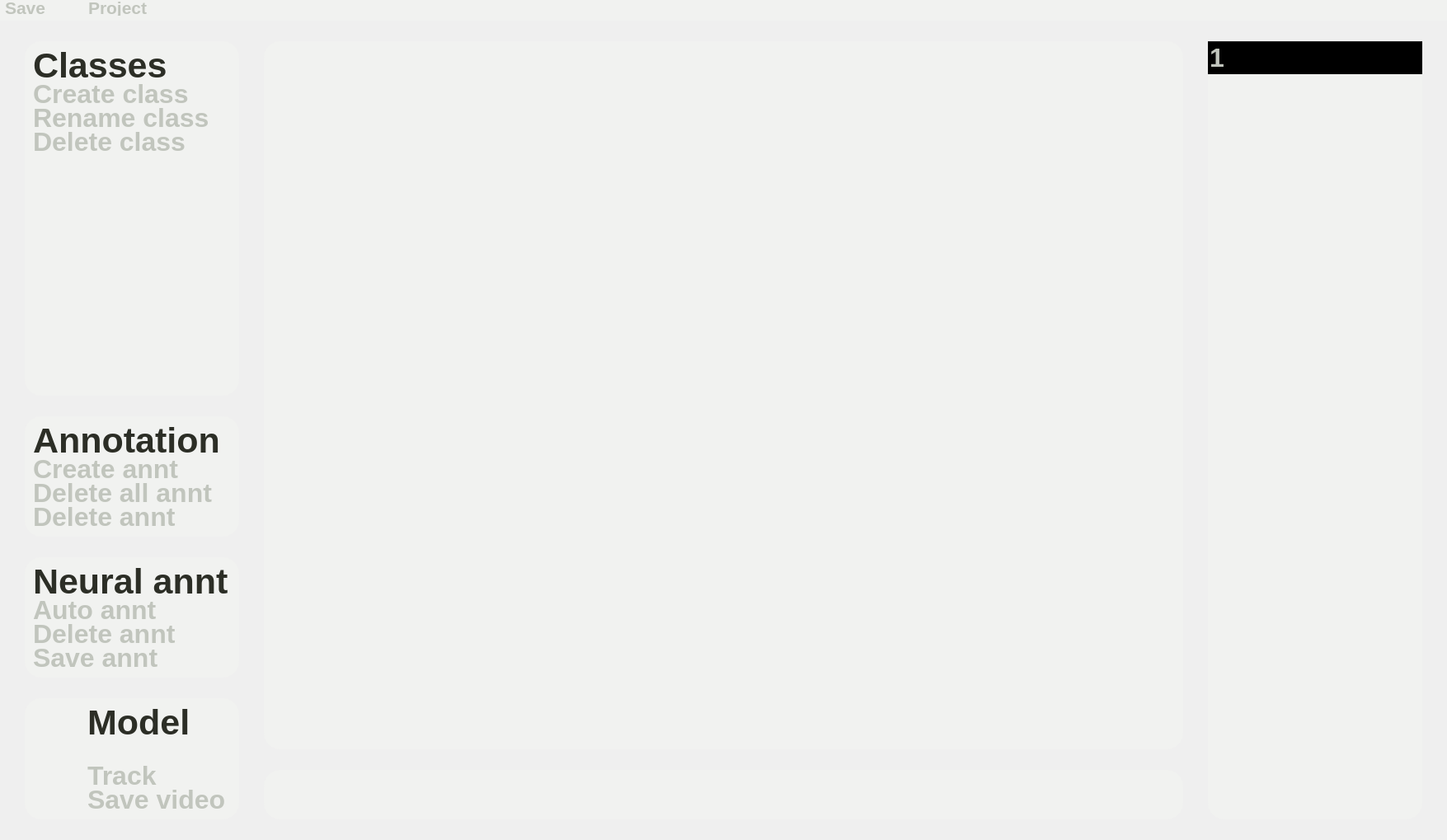
<?xml version="1.0" encoding="UTF-8"?>
<ui version="4.0">
 <class>MainWindow</class>
 <widget class="QMainWindow" name="MainWindow">
  <property name="geometry">
   <rect>
    <x>0</x>
    <y>0</y>
    <width>1755</width>
    <height>1019</height>
   </rect>
  </property>
  <property name="windowTitle">
   <string>MainWindow</string>
  </property>
  <property name="toolTipDuration">
   <number>-1</number>
  </property>
  <property name="styleSheet">
   <string notr="true">#MainWindow  {
    background-image: url('C:/Users/batma/OneDrive/Рабочий стол/AutoAnnt_GUI/images/BackGroundRef_2_2.png');
    background-repeat: no-repeat;
    background-position: center;
    background-size: cover;
}


</string>
  </property>
  <widget class="QWidget" name="centralwidget">
   <property name="toolTipDuration">
    <number>-1</number>
   </property>
   <property name="styleSheet">
    <string notr="true">QWidget {
background: none;
background-color: rgba(0, 0, 0, 0);
font-weight: bold;
font-size: 24pt;
color: rgb(193, 197, 189);
border-radius: 20px;
text-align: left;
}
QLabel {
background-color: rgba(0, 0, 0, 0);
color: rgb(44, 46, 38);
font-size: 32pt;
with: 175px;
max-height: 39px;
}
QPushButton:hover {
color: rgb(44, 46, 38);
}
QPushButton:pressed {
color: rgb(136, 137, 129);
}
QPushButton {
background-color: rgba(0, 0, 0, 0);
with: 175px;
height: 29px;
}</string>
   </property>
   <layout class="QGridLayout" name="gridLayout_8">
    <property name="leftMargin">
     <number>0</number>
    </property>
    <property name="topMargin">
     <number>0</number>
    </property>
    <property name="rightMargin">
     <number>0</number>
    </property>
    <property name="bottomMargin">
     <number>0</number>
    </property>
    <property name="spacing">
     <number>0</number>
    </property>
    <item row="1" column="0">
     <layout class="QGridLayout" name="gridLayout_5">
      <property name="leftMargin">
       <number>30</number>
      </property>
      <property name="topMargin">
       <number>25</number>
      </property>
      <property name="rightMargin">
       <number>30</number>
      </property>
      <property name="bottomMargin">
       <number>25</number>
      </property>
      <property name="horizontalSpacing">
       <number>30</number>
      </property>
      <property name="verticalSpacing">
       <number>25</number>
      </property>
      <item row="0" column="0" rowspan="2">
       <layout class="QVBoxLayout" name="verticalLayout_6">
        <property name="spacing">
         <number>25</number>
        </property>
        <item>
         <widget class="QWidget" name="ClassesBar" native="true">
          <property name="sizePolicy">
           <sizepolicy hsizetype="Fixed" vsizetype="Expanding">
            <horstretch>0</horstretch>
            <verstretch>0</verstretch>
           </sizepolicy>
          </property>
          <property name="minimumSize">
           <size>
            <width>260</width>
            <height>0</height>
           </size>
          </property>
          <property name="styleSheet">
           <string notr="true">#ClassesBar {
background-color: rgba(246, 247, 240, 73);
}</string>
          </property>
          <layout class="QGridLayout" name="gridLayout_4">
           <property name="leftMargin">
            <number>10</number>
           </property>
           <property name="topMargin">
            <number>10</number>
           </property>
           <property name="rightMargin">
            <number>10</number>
           </property>
           <property name="bottomMargin">
            <number>10</number>
           </property>
           <property name="spacing">
            <number>0</number>
           </property>
           <item row="0" column="0">
            <layout class="QVBoxLayout" name="verticalLayout_2">
             <property name="spacing">
              <number>0</number>
             </property>
             <item>
              <layout class="QVBoxLayout" name="verticalLayout">
               <property name="spacing">
                <number>0</number>
               </property>
               <property name="leftMargin">
                <number>0</number>
               </property>
               <property name="topMargin">
                <number>0</number>
               </property>
               <property name="rightMargin">
                <number>0</number>
               </property>
               <property name="bottomMargin">
                <number>0</number>
               </property>
               <item>
                <widget class="QLabel" name="class_label">
                 <property name="enabled">
                  <bool>true</bool>
                 </property>
                 <property name="sizePolicy">
                  <sizepolicy hsizetype="Fixed" vsizetype="Preferred">
                   <horstretch>0</horstretch>
                   <verstretch>0</verstretch>
                  </sizepolicy>
                 </property>
                 <property name="text">
                  <string>Classes</string>
                 </property>
                </widget>
               </item>
               <item>
                <widget class="QPushButton" name="create_pushButton">
                 <property name="text">
                  <string>Create class</string>
                 </property>
                </widget>
               </item>
               <item>
                <widget class="QPushButton" name="rename_pushButton">
                 <property name="text">
                  <string>Rename class</string>
                 </property>
                </widget>
               </item>
               <item>
                <widget class="QPushButton" name="delete_pushButton">
                 <property name="sizePolicy">
                  <sizepolicy hsizetype="Minimum" vsizetype="Fixed">
                   <horstretch>0</horstretch>
                   <verstretch>0</verstretch>
                  </sizepolicy>
                 </property>
                 <property name="text">
                  <string>Delete class</string>
                 </property>
                </widget>
               </item>
              </layout>
             </item>
             <item>
              <widget class="QListWidget" name="listWidget">
               <property name="sizePolicy">
                <sizepolicy hsizetype="Preferred" vsizetype="Expanding">
                 <horstretch>0</horstretch>
                 <verstretch>1</verstretch>
                </sizepolicy>
               </property>
               <property name="styleSheet">
                <string notr="true"/>
               </property>
              </widget>
             </item>
            </layout>
           </item>
          </layout>
         </widget>
        </item>
        <item>
         <widget class="QWidget" name="AnntBar" native="true">
          <property name="sizePolicy">
           <sizepolicy hsizetype="Fixed" vsizetype="Fixed">
            <horstretch>0</horstretch>
            <verstretch>0</verstretch>
           </sizepolicy>
          </property>
          <property name="minimumSize">
           <size>
            <width>260</width>
            <height>146</height>
           </size>
          </property>
          <property name="styleSheet">
           <string notr="true">#AnntBar {
background-color: rgba(246, 247, 240, 73);
min-height: 146px;
}</string>
          </property>
          <layout class="QGridLayout" name="gridLayout_3">
           <property name="leftMargin">
            <number>10</number>
           </property>
           <property name="topMargin">
            <number>10</number>
           </property>
           <property name="rightMargin">
            <number>10</number>
           </property>
           <property name="bottomMargin">
            <number>10</number>
           </property>
           <property name="spacing">
            <number>0</number>
           </property>
           <item row="0" column="0">
            <layout class="QVBoxLayout" name="verticalLayout_3">
             <property name="spacing">
              <number>0</number>
             </property>
             <item>
              <widget class="QLabel" name="annotation_label">
               <property name="sizePolicy">
                <sizepolicy hsizetype="Fixed" vsizetype="Preferred">
                 <horstretch>0</horstretch>
                 <verstretch>0</verstretch>
                </sizepolicy>
               </property>
               <property name="styleSheet">
                <string notr="true"/>
               </property>
               <property name="text">
                <string>Annotation</string>
               </property>
              </widget>
             </item>
             <item>
              <widget class="QPushButton" name="create_pushButton_2">
               <property name="styleSheet">
                <string notr="true"/>
               </property>
               <property name="text">
                <string>Create annt</string>
               </property>
              </widget>
             </item>
             <item>
              <widget class="QPushButton" name="delete_pushButton_2">
               <property name="text">
                <string>Delete all annt</string>
               </property>
              </widget>
             </item>
             <item>
              <widget class="QPushButton" name="delete_pushButton_3">
               <property name="text">
                <string>Delete annt</string>
               </property>
              </widget>
             </item>
            </layout>
           </item>
          </layout>
         </widget>
        </item>
        <item>
         <widget class="QWidget" name="NeuralBar" native="true">
          <property name="sizePolicy">
           <sizepolicy hsizetype="Fixed" vsizetype="Fixed">
            <horstretch>0</horstretch>
            <verstretch>0</verstretch>
           </sizepolicy>
          </property>
          <property name="minimumSize">
           <size>
            <width>260</width>
            <height>146</height>
           </size>
          </property>
          <property name="styleSheet">
           <string notr="true">#NeuralBar {
background-color: rgba(246, 247, 240, 73);
min-height: 146px;
}</string>
          </property>
          <layout class="QGridLayout" name="gridLayout_2">
           <property name="leftMargin">
            <number>10</number>
           </property>
           <property name="topMargin">
            <number>10</number>
           </property>
           <property name="rightMargin">
            <number>10</number>
           </property>
           <property name="bottomMargin">
            <number>10</number>
           </property>
           <property name="spacing">
            <number>0</number>
           </property>
           <item row="0" column="0">
            <layout class="QVBoxLayout" name="verticalLayout_4">
             <property name="spacing">
              <number>0</number>
             </property>
             <item>
              <widget class="QLabel" name="neural_label">
               <property name="sizePolicy">
                <sizepolicy hsizetype="Fixed" vsizetype="Preferred">
                 <horstretch>0</horstretch>
                 <verstretch>0</verstretch>
                </sizepolicy>
               </property>
               <property name="text">
                <string>Neural annt</string>
               </property>
              </widget>
             </item>
             <item>
              <widget class="QPushButton" name="auto_pushButton">
               <property name="text">
                <string>Auto annt</string>
               </property>
              </widget>
             </item>
             <item>
              <widget class="QPushButton" name="delete_pushButton_4">
               <property name="text">
                <string>Delete annt</string>
               </property>
              </widget>
             </item>
             <item>
              <widget class="QPushButton" name="save_pushButton">
               <property name="text">
                <string>Save annt</string>
               </property>
              </widget>
             </item>
            </layout>
           </item>
          </layout>
         </widget>
        </item>
        <item>
         <widget class="QWidget" name="ModelBar" native="true">
          <property name="sizePolicy">
           <sizepolicy hsizetype="Fixed" vsizetype="Fixed">
            <horstretch>0</horstretch>
            <verstretch>0</verstretch>
           </sizepolicy>
          </property>
          <property name="minimumSize">
           <size>
            <width>260</width>
            <height>146</height>
           </size>
          </property>
          <property name="styleSheet">
           <string notr="true">#ModelBar {
background-color: rgba(246, 247, 240, 73);
min-height: 146px;
}</string>
          </property>
          <layout class="QGridLayout" name="gridLayout">
           <property name="leftMargin">
            <number>10</number>
           </property>
           <property name="topMargin">
            <number>10</number>
           </property>
           <property name="rightMargin">
            <number>10</number>
           </property>
           <property name="bottomMargin">
            <number>10</number>
           </property>
           <item row="0" column="0">
            <layout class="QGridLayout" name="gridLayout_6">
             <item row="2" column="0">
              <spacer name="verticalSpacer_7">
               <property name="orientation">
                <enum>Qt::Orientation::Vertical</enum>
               </property>
               <property name="sizeHint" stdset="0">
                <size>
                 <width>20</width>
                 <height>40</height>
                </size>
               </property>
              </spacer>
             </item>
             <item row="1" column="0">
              <widget class="QLabel" name="model_icon_label">
               <property name="minimumSize">
                <size>
                 <width>60</width>
                 <height>60</height>
                </size>
               </property>
               <property name="maximumSize">
                <size>
                 <width>40</width>
                 <height>39</height>
                </size>
               </property>
               <property name="text">
                <string/>
               </property>
               <property name="pixmap">
                <pixmap resource="icons/resources.qrc">:/hover/hover/account_tree.svg</pixmap>
               </property>
               <property name="scaledContents">
                <bool>true</bool>
               </property>
              </widget>
             </item>
             <item row="0" column="1" rowspan="3">
              <layout class="QVBoxLayout" name="verticalLayout_5">
               <property name="spacing">
                <number>0</number>
               </property>
               <item>
                <widget class="QLabel" name="model_label">
                 <property name="sizePolicy">
                  <sizepolicy hsizetype="Fixed" vsizetype="Preferred">
                   <horstretch>0</horstretch>
                   <verstretch>0</verstretch>
                  </sizepolicy>
                 </property>
                 <property name="text">
                  <string>Model</string>
                 </property>
                </widget>
               </item>
               <item>
                <widget class="QLineEdit" name="lineEdit">
                 <property name="sizePolicy">
                  <sizepolicy hsizetype="Ignored" vsizetype="Fixed">
                   <horstretch>0</horstretch>
                   <verstretch>0</verstretch>
                  </sizepolicy>
                 </property>
                 <property name="minimumSize">
                  <size>
                   <width>0</width>
                   <height>30</height>
                  </size>
                 </property>
                 <property name="maximumSize">
                  <size>
                   <width>16777215</width>
                   <height>30</height>
                  </size>
                 </property>
                </widget>
               </item>
               <item>
                <widget class="QPushButton" name="track_pushButton">
                 <property name="text">
                  <string>Track</string>
                 </property>
                </widget>
               </item>
               <item>
                <widget class="QPushButton" name="save_pushButton_2">
                 <property name="text">
                  <string>Save video</string>
                 </property>
                </widget>
               </item>
              </layout>
             </item>
            </layout>
           </item>
          </layout>
         </widget>
        </item>
       </layout>
      </item>
      <item row="0" column="2" rowspan="2">
       <widget class="QTreeWidget" name="DirectoryBar">
        <property name="sizePolicy">
         <sizepolicy hsizetype="Expanding" vsizetype="Expanding">
          <horstretch>0</horstretch>
          <verstretch>0</verstretch>
         </sizepolicy>
        </property>
        <property name="minimumSize">
         <size>
          <width>260</width>
          <height>0</height>
         </size>
        </property>
        <property name="styleSheet">
         <string notr="true">#DirectoryBar {
background-color: rgba(246, 247, 240, 73);
}</string>
        </property>
        <column>
         <property name="text">
          <string notr="true">1</string>
         </property>
        </column>
       </widget>
      </item>
      <item row="1" column="1">
       <widget class="QWidget" name="VideoSroll" native="true">
        <property name="sizePolicy">
         <sizepolicy hsizetype="Expanding" vsizetype="Fixed">
          <horstretch>0</horstretch>
          <verstretch>0</verstretch>
         </sizepolicy>
        </property>
        <property name="minimumSize">
         <size>
          <width>0</width>
          <height>60</height>
         </size>
        </property>
        <property name="styleSheet">
         <string notr="true">
background-color: rgba(246, 247, 240, 73);
</string>
        </property>
       </widget>
      </item>
      <item row="0" column="1">
       <widget class="QStackedWidget" name="stackedWidget">
        <property name="sizePolicy">
         <sizepolicy hsizetype="Expanding" vsizetype="Expanding">
          <horstretch>1</horstretch>
          <verstretch>0</verstretch>
         </sizepolicy>
        </property>
        <property name="styleSheet">
         <string notr="true"/>
        </property>
        <property name="currentIndex">
         <number>1</number>
        </property>
        <widget class="QWidget" name="enter_page">
         <layout class="QGridLayout" name="gridLayout_9">
          <item row="0" column="1">
           <spacer name="verticalSpacer">
            <property name="orientation">
             <enum>Qt::Orientation::Vertical</enum>
            </property>
            <property name="sizeHint" stdset="0">
             <size>
              <width>20</width>
              <height>360</height>
             </size>
            </property>
           </spacer>
          </item>
          <item row="1" column="0">
           <spacer name="horizontalSpacer">
            <property name="orientation">
             <enum>Qt::Orientation::Horizontal</enum>
            </property>
            <property name="sizeHint" stdset="0">
             <size>
              <width>403</width>
              <height>20</height>
             </size>
            </property>
           </spacer>
          </item>
          <item row="1" column="1">
           <layout class="QVBoxLayout" name="verticalLayout_7">
            <property name="spacing">
             <number>0</number>
            </property>
            <item>
             <widget class="QLabel" name="label">
              <property name="enabled">
               <bool>true</bool>
              </property>
              <property name="maximumSize">
               <size>
                <width>16777215</width>
                <height>39</height>
               </size>
              </property>
              <property name="text">
               <string>autoannt</string>
              </property>
             </widget>
            </item>
            <item>
             <widget class="QPushButton" name="choose_pushButton">
              <property name="text">
               <string>choose directory</string>
              </property>
             </widget>
            </item>
            <item>
             <widget class="QPushButton" name="new_pushButton">
              <property name="text">
               <string>new project</string>
              </property>
              <property name="checkable">
               <bool>true</bool>
              </property>
             </widget>
            </item>
           </layout>
          </item>
          <item row="1" column="2">
           <spacer name="horizontalSpacer_2">
            <property name="orientation">
             <enum>Qt::Orientation::Horizontal</enum>
            </property>
            <property name="sizeHint" stdset="0">
             <size>
              <width>403</width>
              <height>20</height>
             </size>
            </property>
           </spacer>
          </item>
          <item row="2" column="1">
           <spacer name="verticalSpacer_2">
            <property name="orientation">
             <enum>Qt::Orientation::Vertical</enum>
            </property>
            <property name="sizeHint" stdset="0">
             <size>
              <width>20</width>
              <height>359</height>
             </size>
            </property>
           </spacer>
          </item>
         </layout>
        </widget>
        <widget class="QWidget" name="video_page">
         <property name="styleSheet">
          <string notr="true">#video_page {
background-color: rgba(246, 247, 240, 73);
}</string>
         </property>
         <layout class="QGridLayout" name="gridLayout_10">
          <property name="leftMargin">
           <number>0</number>
          </property>
          <property name="topMargin">
           <number>0</number>
          </property>
          <property name="rightMargin">
           <number>0</number>
          </property>
          <property name="bottomMargin">
           <number>6</number>
          </property>
          <property name="horizontalSpacing">
           <number>0</number>
          </property>
          <property name="verticalSpacing">
           <number>6</number>
          </property>
          <item row="0" column="0">
           <widget class="QLabel" name="label_3">
            <property name="sizePolicy">
             <sizepolicy hsizetype="Expanding" vsizetype="Expanding">
              <horstretch>0</horstretch>
              <verstretch>0</verstretch>
             </sizepolicy>
            </property>
            <property name="maximumSize">
             <size>
              <width>16777215</width>
              <height>16777215</height>
             </size>
            </property>
            <property name="text">
             <string/>
            </property>
           </widget>
          </item>
          <item row="1" column="0">
           <layout class="QHBoxLayout" name="horizontalLayout_5">
            <property name="spacing">
             <number>35</number>
            </property>
            <property name="leftMargin">
             <number>0</number>
            </property>
            <item>
             <spacer name="horizontalSpacer_7">
              <property name="orientation">
               <enum>Qt::Orientation::Horizontal</enum>
              </property>
              <property name="sizeHint" stdset="0">
               <size>
                <width>40</width>
                <height>20</height>
               </size>
              </property>
             </spacer>
            </item>
            <item>
             <widget class="QPushButton" name="previous_frame_pushButton">
              <property name="sizePolicy">
               <sizepolicy hsizetype="Fixed" vsizetype="Fixed">
                <horstretch>0</horstretch>
                <verstretch>0</verstretch>
               </sizepolicy>
              </property>
              <property name="text">
               <string/>
              </property>
              <property name="icon">
               <iconset resource="icons/resources.qrc">
                <normaloff>:/no_active/no_active/skip_previous.svg</normaloff>:/no_active/no_active/skip_previous.svg</iconset>
              </property>
              <property name="iconSize">
               <size>
                <width>40</width>
                <height>40</height>
               </size>
              </property>
             </widget>
            </item>
            <item>
             <widget class="QPushButton" name="next_frame_pushButton">
              <property name="sizePolicy">
               <sizepolicy hsizetype="Fixed" vsizetype="Fixed">
                <horstretch>0</horstretch>
                <verstretch>0</verstretch>
               </sizepolicy>
              </property>
              <property name="text">
               <string/>
              </property>
              <property name="icon">
               <iconset resource="icons/resources.qrc">
                <normaloff>:/no_active/no_active/skip_next.svg</normaloff>:/no_active/no_active/skip_next.svg</iconset>
              </property>
              <property name="iconSize">
               <size>
                <width>40</width>
                <height>40</height>
               </size>
              </property>
             </widget>
            </item>
            <item>
             <widget class="QPushButton" name="play_pushButton">
              <property name="sizePolicy">
               <sizepolicy hsizetype="Fixed" vsizetype="Fixed">
                <horstretch>0</horstretch>
                <verstretch>0</verstretch>
               </sizepolicy>
              </property>
              <property name="minimumSize">
               <size>
                <width>44</width>
                <height>0</height>
               </size>
              </property>
              <property name="text">
               <string/>
              </property>
              <property name="icon">
               <iconset resource="icons/resources.qrc">
                <normaloff>:/no_active/no_active/play_arrow.svg</normaloff>:/no_active/no_active/play_arrow.svg</iconset>
              </property>
              <property name="iconSize">
               <size>
                <width>44</width>
                <height>55</height>
               </size>
              </property>
              <property name="checkable">
               <bool>true</bool>
              </property>
             </widget>
            </item>
            <item>
             <widget class="QPushButton" name="screen_pushButton">
              <property name="sizePolicy">
               <sizepolicy hsizetype="Fixed" vsizetype="Fixed">
                <horstretch>0</horstretch>
                <verstretch>0</verstretch>
               </sizepolicy>
              </property>
              <property name="minimumSize">
               <size>
                <width>0</width>
                <height>0</height>
               </size>
              </property>
              <property name="text">
               <string/>
              </property>
              <property name="icon">
               <iconset resource="icons/resources.qrc">
                <normaloff>:/no_active/no_active/screenshot_region.svg</normaloff>:/no_active/no_active/screenshot_region.svg</iconset>
              </property>
              <property name="iconSize">
               <size>
                <width>40</width>
                <height>40</height>
               </size>
              </property>
             </widget>
            </item>
            <item>
             <widget class="QPushButton" name="neural_pushButton">
              <property name="sizePolicy">
               <sizepolicy hsizetype="Fixed" vsizetype="Fixed">
                <horstretch>0</horstretch>
                <verstretch>0</verstretch>
               </sizepolicy>
              </property>
              <property name="text">
               <string/>
              </property>
              <property name="icon">
               <iconset resource="icons/resources.qrc">
                <normaloff>:/no_active/no_active/account_tree.svg</normaloff>:/no_active/no_active/account_tree.svg</iconset>
              </property>
              <property name="iconSize">
               <size>
                <width>40</width>
                <height>40</height>
               </size>
              </property>
             </widget>
            </item>
            <item>
             <spacer name="horizontalSpacer_8">
              <property name="orientation">
               <enum>Qt::Orientation::Horizontal</enum>
              </property>
              <property name="sizeHint" stdset="0">
               <size>
                <width>40</width>
                <height>20</height>
               </size>
              </property>
             </spacer>
            </item>
           </layout>
          </item>
         </layout>
        </widget>
        <widget class="QWidget" name="photo_page">
         <property name="styleSheet">
          <string notr="true">#photo_page {
background-color: rgba(246, 247, 240, 73);
}</string>
         </property>
         <layout class="QGridLayout" name="gridLayout_13">
          <item row="1" column="0">
           <layout class="QHBoxLayout" name="horizontalLayout_7">
            <property name="spacing">
             <number>70</number>
            </property>
            <item>
             <spacer name="horizontalSpacer_9">
              <property name="orientation">
               <enum>Qt::Orientation::Horizontal</enum>
              </property>
              <property name="sizeHint" stdset="0">
               <size>
                <width>40</width>
                <height>20</height>
               </size>
              </property>
             </spacer>
            </item>
            <item>
             <widget class="QPushButton" name="previous_pushButton">
              <property name="sizePolicy">
               <sizepolicy hsizetype="Fixed" vsizetype="Fixed">
                <horstretch>0</horstretch>
                <verstretch>0</verstretch>
               </sizepolicy>
              </property>
              <property name="text">
               <string/>
              </property>
              <property name="icon">
               <iconset resource="icons/resources.qrc">
                <normaloff>:/no_active/no_active/arrow_back_ios.svg</normaloff>:/no_active/no_active/arrow_back_ios.svg</iconset>
              </property>
              <property name="iconSize">
               <size>
                <width>40</width>
                <height>40</height>
               </size>
              </property>
             </widget>
            </item>
            <item>
             <widget class="QPushButton" name="next_pushButton">
              <property name="sizePolicy">
               <sizepolicy hsizetype="Fixed" vsizetype="Fixed">
                <horstretch>0</horstretch>
                <verstretch>0</verstretch>
               </sizepolicy>
              </property>
              <property name="text">
               <string/>
              </property>
              <property name="icon">
               <iconset resource="icons/resources.qrc">
                <normaloff>:/no_active/no_active/arrow_forward_ios.svg</normaloff>:/no_active/no_active/arrow_forward_ios.svg</iconset>
              </property>
              <property name="iconSize">
               <size>
                <width>40</width>
                <height>40</height>
               </size>
              </property>
             </widget>
            </item>
            <item>
             <spacer name="horizontalSpacer_10">
              <property name="orientation">
               <enum>Qt::Orientation::Horizontal</enum>
              </property>
              <property name="sizeHint" stdset="0">
               <size>
                <width>40</width>
                <height>20</height>
               </size>
              </property>
             </spacer>
            </item>
           </layout>
          </item>
          <item row="0" column="0">
           <widget class="QLabel" name="label_2">
            <property name="sizePolicy">
             <sizepolicy hsizetype="Expanding" vsizetype="Expanding">
              <horstretch>0</horstretch>
              <verstretch>0</verstretch>
             </sizepolicy>
            </property>
            <property name="maximumSize">
             <size>
              <width>16777215</width>
              <height>16777215</height>
             </size>
            </property>
            <property name="text">
             <string/>
            </property>
           </widget>
          </item>
         </layout>
        </widget>
       </widget>
      </item>
     </layout>
    </item>
    <item row="0" column="0">
     <widget class="QWidget" name="ProdgectBar" native="true">
      <property name="sizePolicy">
       <sizepolicy hsizetype="Expanding" vsizetype="Fixed">
        <horstretch>0</horstretch>
        <verstretch>0</verstretch>
       </sizepolicy>
      </property>
      <property name="minimumSize">
       <size>
        <width>0</width>
        <height>25</height>
       </size>
      </property>
      <property name="maximumSize">
       <size>
        <width>16777215</width>
        <height>25</height>
       </size>
      </property>
      <property name="styleSheet">
       <string notr="true">#ProdgectBar {
background-color: rgba(246, 247, 240, 73);
}
QPushButton {
background-color: rgba(0, 0, 0, 0);
height: 29px;
font-size: 16pt;
}
</string>
      </property>
      <layout class="QGridLayout" name="gridLayout_7">
       <property name="leftMargin">
        <number>0</number>
       </property>
       <property name="topMargin">
        <number>0</number>
       </property>
       <property name="rightMargin">
        <number>0</number>
       </property>
       <property name="bottomMargin">
        <number>0</number>
       </property>
       <property name="spacing">
        <number>0</number>
       </property>
       <item row="0" column="0">
        <layout class="QHBoxLayout" name="horizontalLayout">
         <property name="spacing">
          <number>6</number>
         </property>
         <property name="leftMargin">
          <number>6</number>
         </property>
         <property name="bottomMargin">
          <number>6</number>
         </property>
         <item>
          <widget class="QPushButton" name="save_prodgect_pushButton">
           <property name="sizePolicy">
            <sizepolicy hsizetype="Fixed" vsizetype="Fixed">
             <horstretch>0</horstretch>
             <verstretch>0</verstretch>
            </sizepolicy>
           </property>
           <property name="minimumSize">
            <size>
             <width>95</width>
             <height>16</height>
            </size>
           </property>
           <property name="text">
            <string>Save</string>
           </property>
          </widget>
         </item>
         <item>
          <widget class="QPushButton" name="prodgect_pushButton">
           <property name="sizePolicy">
            <sizepolicy hsizetype="Fixed" vsizetype="Fixed">
             <horstretch>0</horstretch>
             <verstretch>0</verstretch>
            </sizepolicy>
           </property>
           <property name="minimumSize">
            <size>
             <width>95</width>
             <height>16</height>
            </size>
           </property>
           <property name="text">
            <string>Project</string>
           </property>
           <property name="checkable">
            <bool>true</bool>
           </property>
          </widget>
         </item>
        </layout>
       </item>
       <item row="0" column="1">
        <spacer name="horizontalSpacer_11">
         <property name="orientation">
          <enum>Qt::Orientation::Horizontal</enum>
         </property>
         <property name="sizeHint" stdset="0">
          <size>
           <width>1549</width>
           <height>9</height>
          </size>
         </property>
        </spacer>
       </item>
      </layout>
     </widget>
    </item>
   </layout>
  </widget>
 </widget>
 <resources>
  <include location="icons/resources.qrc"/>
 </resources>
 <connections>
  <connection>
   <sender>new_pushButton</sender>
   <signal>clicked(bool)</signal>
   <receiver>ProdgectBar</receiver>
   <slot>setVisible(bool)</slot>
   <hints>
    <hint type="sourcelabel">
     <x>816</x>
     <y>520</y>
    </hint>
    <hint type="destinationlabel">
     <x>309</x>
     <y>23</y>
    </hint>
   </hints>
  </connection>
  <connection>
   <sender>new_pushButton</sender>
   <signal>clicked(bool)</signal>
   <receiver>ModelBar</receiver>
   <slot>setVisible(bool)</slot>
   <hints>
    <hint type="sourcelabel">
     <x>863</x>
     <y>521</y>
    </hint>
    <hint type="destinationlabel">
     <x>308</x>
     <y>877</y>
    </hint>
   </hints>
  </connection>
  <connection>
   <sender>new_pushButton</sender>
   <signal>clicked(bool)</signal>
   <receiver>NeuralBar</receiver>
   <slot>setVisible(bool)</slot>
   <hints>
    <hint type="sourcelabel">
     <x>933</x>
     <y>520</y>
    </hint>
    <hint type="destinationlabel">
     <x>303</x>
     <y>727</y>
    </hint>
   </hints>
  </connection>
  <connection>
   <sender>new_pushButton</sender>
   <signal>clicked(bool)</signal>
   <receiver>AnntBar</receiver>
   <slot>setVisible(bool)</slot>
   <hints>
    <hint type="sourcelabel">
     <x>896</x>
     <y>518</y>
    </hint>
    <hint type="destinationlabel">
     <x>303</x>
     <y>610</y>
    </hint>
   </hints>
  </connection>
  <connection>
   <sender>new_pushButton</sender>
   <signal>clicked(bool)</signal>
   <receiver>ClassesBar</receiver>
   <slot>setVisible(bool)</slot>
   <hints>
    <hint type="sourcelabel">
     <x>958</x>
     <y>513</y>
    </hint>
    <hint type="destinationlabel">
     <x>306</x>
     <y>395</y>
    </hint>
   </hints>
  </connection>
  <connection>
   <sender>new_pushButton</sender>
   <signal>clicked(bool)</signal>
   <receiver>DirectoryBar</receiver>
   <slot>setVisible(bool)</slot>
   <hints>
    <hint type="sourcelabel">
     <x>1000</x>
     <y>515</y>
    </hint>
    <hint type="destinationlabel">
     <x>1563</x>
     <y>617</y>
    </hint>
   </hints>
  </connection>
  <connection>
   <sender>prodgect_pushButton</sender>
   <signal>clicked(bool)</signal>
   <receiver>ClassesBar</receiver>
   <slot>setHidden(bool)</slot>
   <hints>
    <hint type="sourcelabel">
     <x>136</x>
     <y>18</y>
    </hint>
    <hint type="destinationlabel">
     <x>137</x>
     <y>62</y>
    </hint>
   </hints>
  </connection>
  <connection>
   <sender>prodgect_pushButton</sender>
   <signal>clicked(bool)</signal>
   <receiver>AnntBar</receiver>
   <slot>setHidden(bool)</slot>
   <hints>
    <hint type="sourcelabel">
     <x>175</x>
     <y>17</y>
    </hint>
    <hint type="destinationlabel">
     <x>42</x>
     <y>485</y>
    </hint>
   </hints>
  </connection>
  <connection>
   <sender>prodgect_pushButton</sender>
   <signal>clicked(bool)</signal>
   <receiver>NeuralBar</receiver>
   <slot>setHidden(bool)</slot>
   <hints>
    <hint type="sourcelabel">
     <x>180</x>
     <y>16</y>
    </hint>
    <hint type="destinationlabel">
     <x>87</x>
     <y>659</y>
    </hint>
   </hints>
  </connection>
  <connection>
   <sender>prodgect_pushButton</sender>
   <signal>clicked(bool)</signal>
   <receiver>ModelBar</receiver>
   <slot>setHidden(bool)</slot>
   <hints>
    <hint type="sourcelabel">
     <x>186</x>
     <y>16</y>
    </hint>
    <hint type="destinationlabel">
     <x>38</x>
     <y>865</y>
    </hint>
   </hints>
  </connection>
  <connection>
   <sender>prodgect_pushButton</sender>
   <signal>clicked(bool)</signal>
   <receiver>DirectoryBar</receiver>
   <slot>setHidden(bool)</slot>
   <hints>
    <hint type="sourcelabel">
     <x>177</x>
     <y>18</y>
    </hint>
    <hint type="destinationlabel">
     <x>1578</x>
     <y>61</y>
    </hint>
   </hints>
  </connection>
  <connection>
   <sender>prodgect_pushButton</sender>
   <signal>clicked(bool)</signal>
   <receiver>ProdgectBar</receiver>
   <slot>setHidden(bool)</slot>
   <hints>
    <hint type="sourcelabel">
     <x>177</x>
     <y>4</y>
    </hint>
    <hint type="destinationlabel">
     <x>567</x>
     <y>25</y>
    </hint>
   </hints>
  </connection>
  <connection>
   <sender>new_pushButton</sender>
   <signal>clicked(bool)</signal>
   <receiver>VideoSroll</receiver>
   <slot>setVisible(bool)</slot>
   <hints>
    <hint type="sourcelabel">
     <x>980</x>
     <y>523</y>
    </hint>
    <hint type="destinationlabel">
     <x>989</x>
     <y>956</y>
    </hint>
   </hints>
  </connection>
  <connection>
   <sender>prodgect_pushButton</sender>
   <signal>clicked(bool)</signal>
   <receiver>VideoSroll</receiver>
   <slot>setHidden(bool)</slot>
   <hints>
    <hint type="sourcelabel">
     <x>158</x>
     <y>18</y>
    </hint>
    <hint type="destinationlabel">
     <x>358</x>
     <y>961</y>
    </hint>
   </hints>
  </connection>
 </connections>
</ui>
